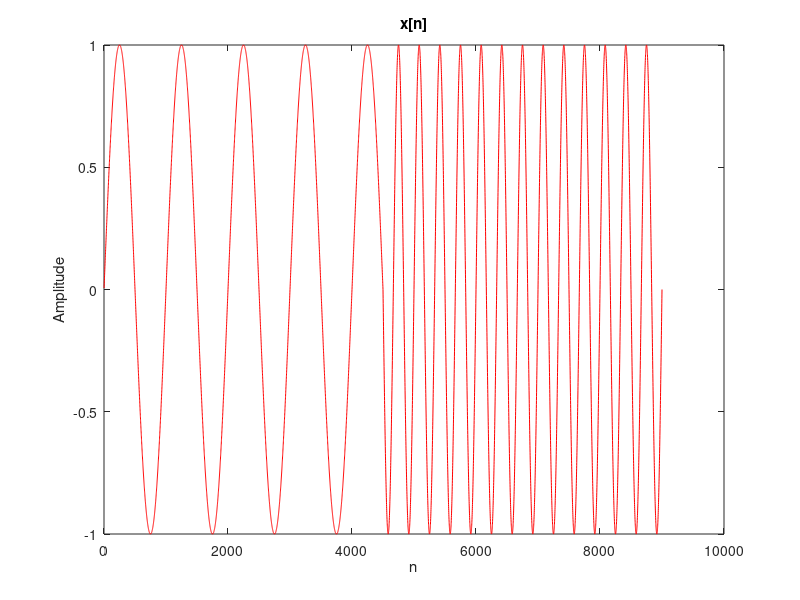
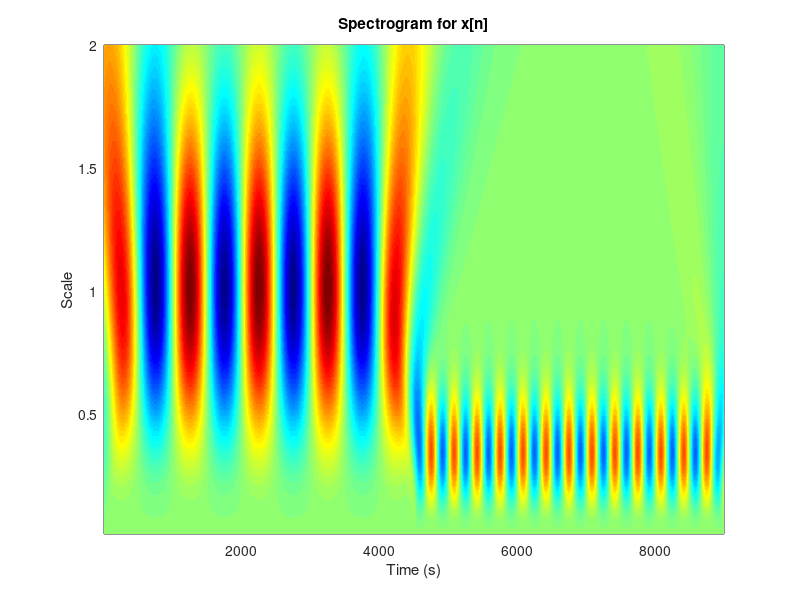

Reproduce these figures in MATLAB, in order.
clearvars; close all; clc;

fs = 250;           % Sample frequency
N = 3000;           % Data length
t = (-N:N)/fs;      % Time scale
s = 0.01:0.01:2;     % Values of scaling factor

num_scaling_factors = length(s);

%% generating the waveform

%prepare time axises
n1 = 1:1:(3*N/2) - 1; %should be exclude 3N/2
n2 = (3*N/2):1:3*N ; %should be include 3N/2

%generate main signal using 2 componenets at different time intervals
x = [sin(0.5*pi*n1/fs) sin(1.5*pi*n2/fs)];
n = [n1 n2];

figure('Name','x[n]')
plot(n, x, 'r');
title('x[n]'),xlabel('n'),ylabel('Amplitude');

%% Continuous Wavelet Decomposition
% lets tau = 0
for i = 1:num_scaling_factors
    %generate wavelet 
    wavelt = (2/(sqrt(3*s(i))*(pi^(1/4))))*(1-(t/s(i)).^2).*exp(-((t/s(i)).^2) /2);
    
    %convolute with x[n]
    conv_x = conv(x, wavelt, 'same'); 
    
    %store coefficents
    cwt_coff(i,:) = conv_x;
end

% [~,max_coff_index] = max((cwt_coff'),[],2);
% max_coff_scalar = max_coff_index*0.01;
% Ploting the spectrogram
figure;
h = pcolor(n, s, cwt_coff);
set(h, 'EdgeColor', 'none');
colormap jet
xlabel('Time (s)')
ylabel('Scale')
title('Spectrogram for x[n]')
% hold on;
% plot(n , max_coff_scalar);
% hold off;


%plot FFT of scalllignfactor  = 1.01 wavelet
% figure;
% wavelt_s_1 = (2/(sqrt(3*0.34)*(pi^(1/4))))*(1-(t/0.34).^2).*exp(-((t/0.34).^2) /2);
% Fwavelt = fft(wavelt_s_1)/length(wavelt_s_1);
% hz = linspace(0,fs/2,floor(length(wavelt_s_1)/2)+1);
% plot(hz,2*abs(Fwavelt(1:length(hz))))
% title(['Scale = ', num2str(1.01)]), xlabel('Frequency (Hz)'), ylabel('Amplitude');
% xlim([0 1.5]);